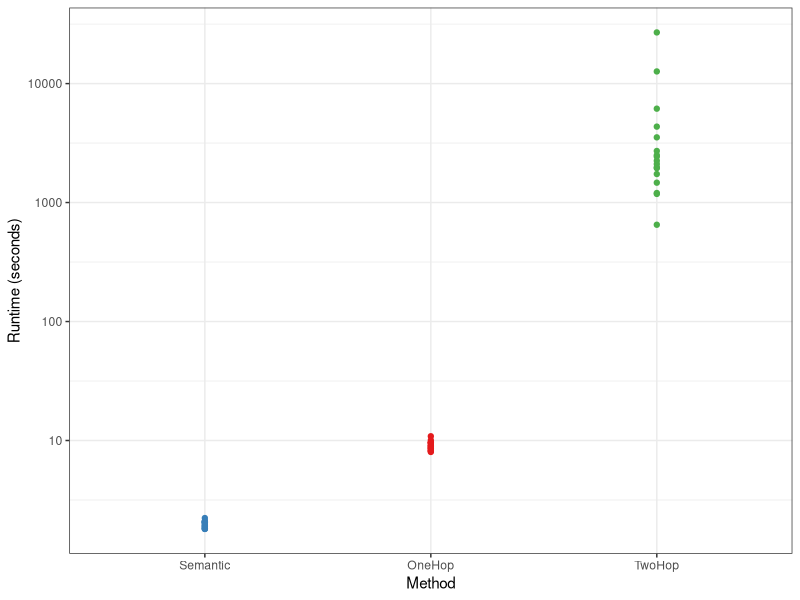

Write R code to recreate this figure.
library(magrittr) # needs to be run every time you start R and want to use %>%
library(dplyr)    # alternatively, this also loads %>%
library(ggplot2)
library(withr)
library(RColorBrewer)
# put your working directory
wd <- getwd()
setwd(wd)

# pos paris
df <- read.csv('./Data/runtime.csv')
#head(df)

png("runtime.png",width=4, height=2.7 ,units="in",res=500) #9*6.5 for 3X3#9*8.4 for 3X4 # 9*4.3for 3X2
df %>% ggplot() + 
  #facet_wrap(vars(drug_pairs), ncol = 3) +
  geom_point(aes(x = factor(Method, level = c('Semantic','OneHop','TwoHop'))  , y = Runtime,  color = Method))+ 
  scale_y_log10("Runtime (seconds)")+
  scale_color_brewer(palette="Set1")+
  scale_x_discrete("Method") +
  theme_bw()+
  theme(legend.position = "none") 
  
dev.off()

